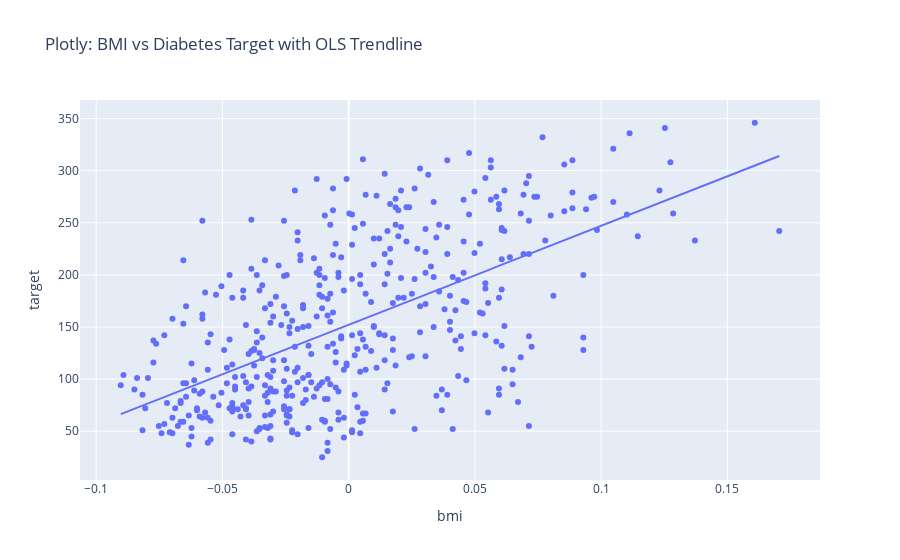

Notebook code cell kept with this figure:
### Code cell
import plotly.express as px

# 1) Scatter + trendline: bmi vs target
fig = px.scatter(
    diab_df, x='bmi', y='target', trendline='ols',
    title='Plotly: BMI vs Diabetes Target with OLS Trendline'
)
fig

### Figure 1 — Plotly figure (JSON) as saved in the notebook; plotly's stock layout.template omitted (floating-point values rounded to 4 significant figures; data arrays with more than 128 entries replaced by an {"elided": "..."} marker saying what was removed)
{"data": [{"hovertemplate": "bmi=%{x}<br>target=%{y}<extra></extra>", "legendgroup": "", "marker": {"color": "#636efa", "symbol": "circle"}, "mode": "markers", "name": "", "orientation": "v", "showlegend": false, "type": "scatter", "x": {"elided": "442 float values"}, "xaxis": "x", "y": {"elided": "442 float values"}, "yaxis": "y"}, {"hovertemplate": "<b>OLS trendline</b><br>target = 949.435 * bmi + 152.133<br>R<sup>2</sup>=0.343924<br><br>bmi=%{x}<br>target=%{y} <b>(trend)</b><extra></extra>", "legendgroup": "", "marker": {"color": "#636efa", "symbol": "circle"}, "mode": "lines", "name": "", "showlegend": false, "type": "scatter", "x": {"elided": "442 float values"}, "xaxis": "x", "y": {"elided": "442 float values"}, "yaxis": "y"}], "layout": {"legend": {"tracegroupgap": 0}, "title": {"text": "Plotly: BMI vs Diabetes Target with OLS Trendline"}, "xaxis": {"anchor": "y", "domain": [0, 1], "title": {"text": "bmi"}}, "yaxis": {"anchor": "x", "domain": [0, 1], "title": {"text": "target"}}}}
